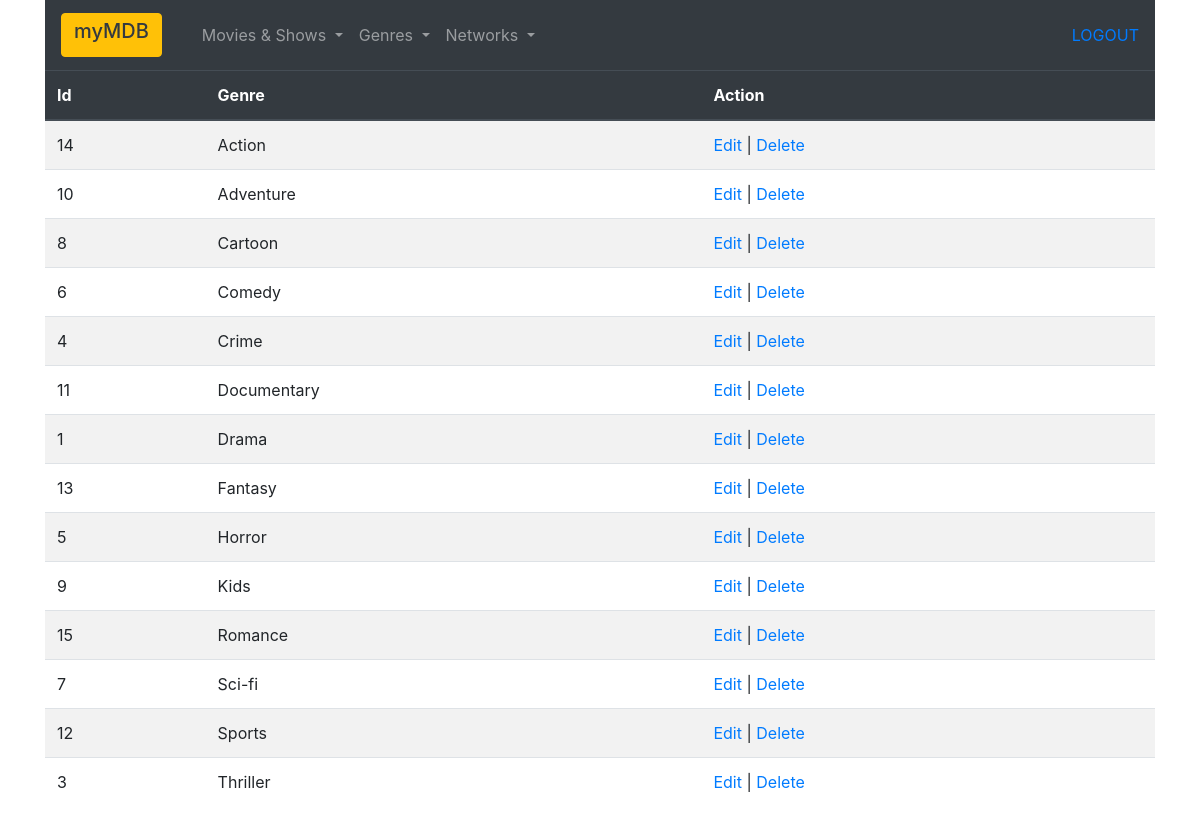
Page /shows/genre/list (signed in) on the committed database.
### shows_app/models.py (models this page shows)
class Genre(models.Model):
    user = models.ForeignKey(User, related_name="genres", on_delete=models.CASCADE, null=True)
    name = models.CharField(max_length=255)
    created_at = models.DateTimeField(auto_now_add=True)
    modified_at = models.DateTimeField(auto_now_add=True)
    objects = GenreManager()

### shows_app/views.py (the view)
# urls.py: path('genre/list', views.genre_list),
def genre_list(request):
    if('logged_in' not in request.session):
        return redirect("/getout")
    context = {
        'genres': Genre.objects.all().order_by('name')
    }
    return render(request, 'genre_list.html', context)

### shows_app/templates/genre_list.html (shortened to what this page needs)
<!DOCTYPE html>
<html lang="en">
<head>
    {% load static %}
    <link rel="stylesheet" href="{% static 'css/style.css' %}">
    <link rel="stylesheet" href="https://stackpath.bootstrapcdn.com/bootstrap/4.5.0/css/bootstrap.min.css"
>
</head>
<body>
    <div class="container" style="vertical-align: top;">
        <div id="js_navmenu">
            {%if request.session.logged_in%}
            <a href='/user/logout'>LOGOUT</a>
            {%endif%}
        </div>
        <table class="table table-striped table-hover">
            <thead class="thead-dark">
                <tr>
                    <th scope="col">Id</th>
                    <th scope="col">Genre</th>
                    <th scope="col">Action</th>
                </tr>
            </thead>
            <tbody>
                {% for genre in genres %}
                <tr>
                    <td>{{genre.id}}</td>
                    <td>{{genre.name}}</td>
                    {% if request.session.logged_in %}
                    <td>
                        <a href="/shows/genre/edit/{{genre.id}}">Edit</a> |
                        <a href="/shows/genre/delete/{{genre.id}}">Delete</a>
                    </td>
                    {% endif %}
                </tr>
                {% endfor %}
            </tbody>
        </table>
    </div>
</body>
</html>

### rows in the picture
Genre: id "14", name "Action"
Genre: id "10", name "Adventure"
Genre: id "8", name "Cartoon"
Genre: id "6", name "Comedy"
Genre: id "4", name "Crime"
Genre: id "11", name "Documentary"
Genre: id "1", name "Drama"
Genre: id "13", name "Fantasy"
Genre: id "5", name "Horror"
Genre: id "9", name "Kids"
Genre: id "15", name "Romance"
Genre: id "7", name "Sci-fi"
Genre: id "12", name "Sports"
Genre: id "3", name "Thriller"
